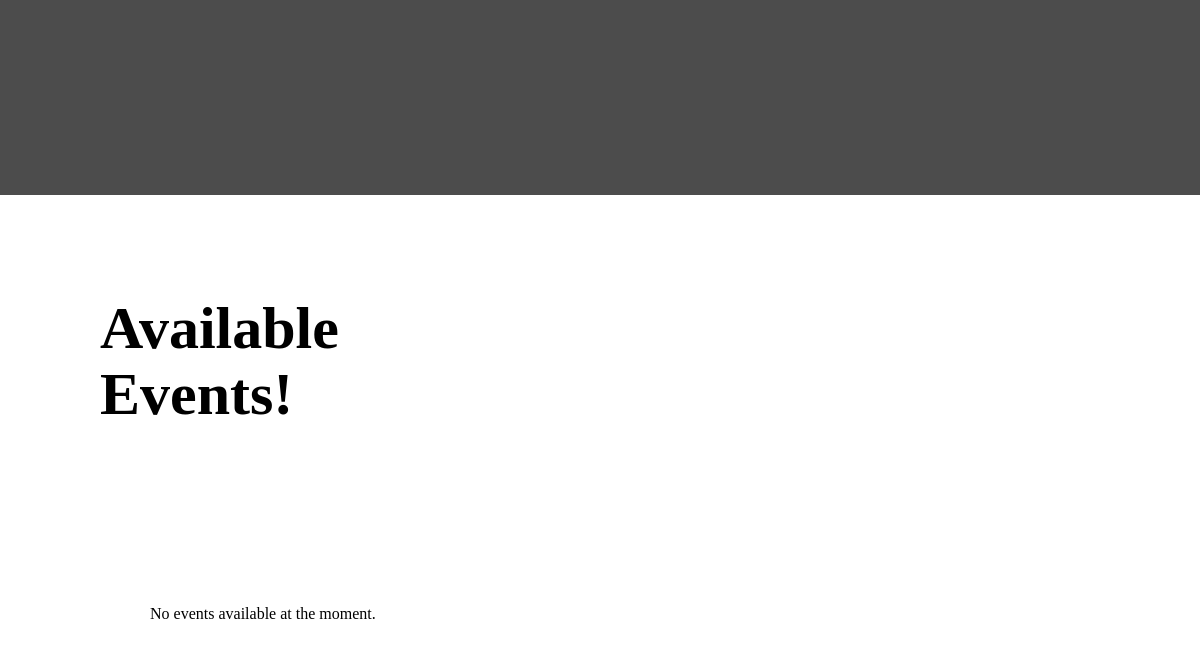
/events.php (lower part), run on an earlier commit of the app's database.
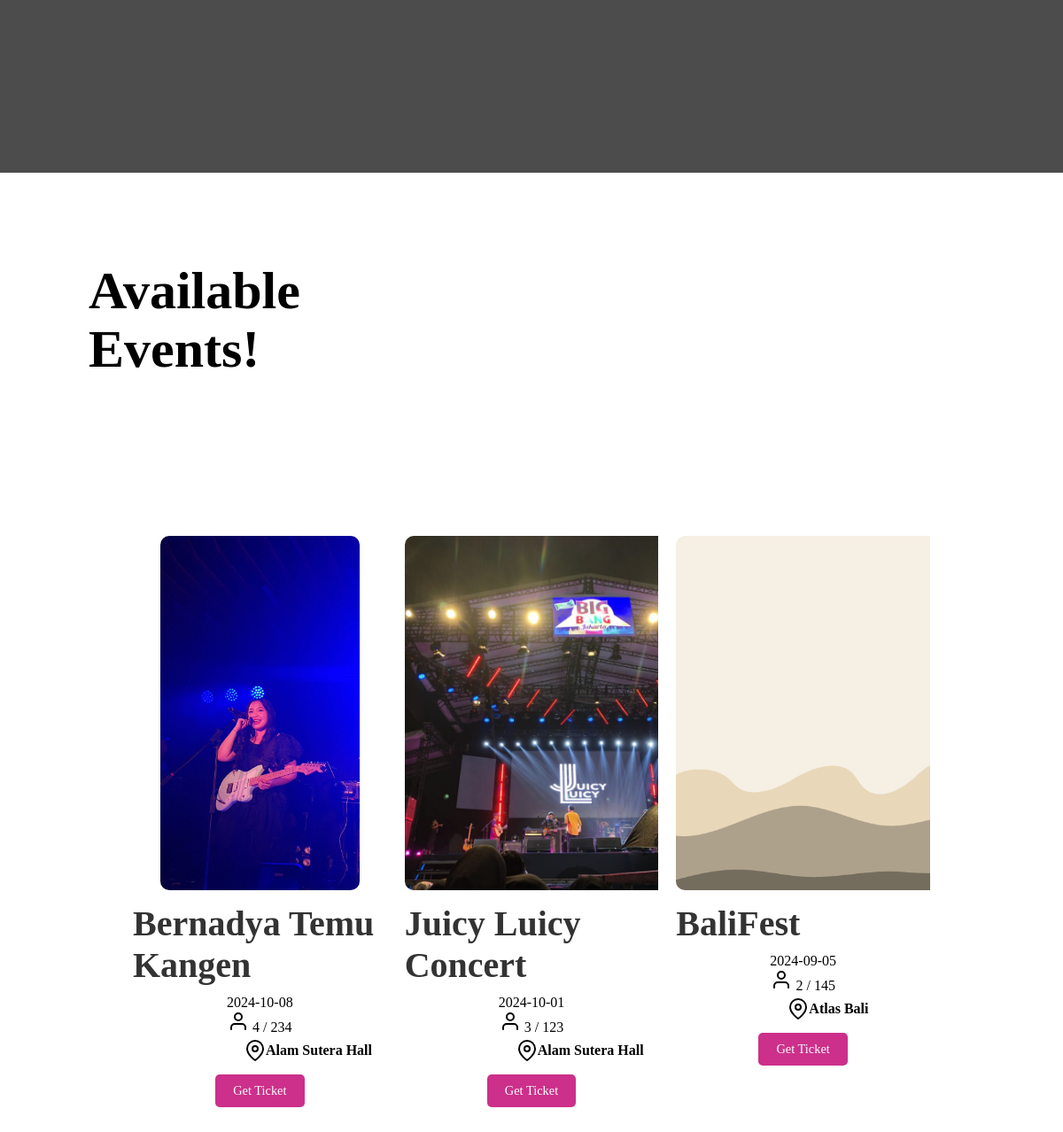
And on a later commit of the database.
### tables this page shows
CREATE TABLE `events` (
  `event_id` int(11) NOT NULL,
  `event_name` varchar(100) NOT NULL,
  `event_description` text DEFAULT NULL,
  `event_date` date NOT NULL,
  `event_time` time NOT NULL,
  `location` varchar(255) DEFAULT NULL,
  `max_participants` int(11) NOT NULL,
  `current_participants` int(11) DEFAULT 0,
  `status` varchar(100) DEFAULT NULL,
  `banner_image` varchar(255) DEFAULT NULL,
  `created_at` timestamp NOT NULL DEFAULT current_timestamp()
);

### events.php (the view, shortened to what this page needs)
<?php
$host = 'localhost';
$dbname = 'unite';
$username = 'root';
$password = '';
try {
    $pdo = new PDO("mysql:host=$host;dbname=$dbname", $username, $password);
    $pdo->setAttribute(PDO::ATTR_ERRMODE, PDO::ERRMODE_EXCEPTION);
    $pdo->exec("SET NAMES 'utf8'");
} catch (PDOException $e) {
    die("Connection failed: " . $e->getMessage());
}
$stmt = $pdo->query("SELECT * FROM events");
$events = $stmt->fetchAll(PDO::FETCH_ASSOC);
?>
<!DOCTYPE html>
<html lang="en">
<head>
    <link rel="stylesheet" href="main.css">
</head>
<body>
<div class="video-wrapper">
    <video muted autoplay loop src="photos/coldplay.mp4"></video>
</div>
<div class="available">
    <h1>Available <br>Events!</h1>
</div>
<div class="event-container">
    <?php if (empty($events)): ?>
        <p>No events available at the moment.</p>
    <?php else: ?>
        <?php foreach ($events as $event): ?>
    <div class="event" data-event-id="<?php echo $event['event_id']; ?>">
        <img src="uploads/<?php echo htmlspecialchars($event['banner_image']); ?>" alt="<?php echo htmlspecialchars($event['event_name']); ?>">
        <h2 class="event-title"><?php echo htmlspecialchars($event['event_name']); ?></h2>
        <div class="event-details">
            <p class="event-date" style="font-family: SemiBold;"><?php echo htmlspecialchars($event['event_date']); ?></p>
            <p class="event-participants">
                <span class="participant-info" style="font-family: SemiBold;">
                    <i data-feather="user"></i>
                    <?php echo htmlspecialchars($event['current_participants']); ?> / <?php echo htmlspecialchars($event['max_participants']); ?>
                </span>
            </p>
        </div>
        <div class="location">
            <span class="location-info">
                <i data-feather="map-pin"></i>
                <p style="font-family: SemiBold;"><?php echo htmlspecialchars($event['location']); ?></p >
            </span>
        </div>
        <button class="get-ticket">Get Ticket</button>
    </div>
<?php endforeach; ?>
    <?php endif; ?>
</div>
</body>
</html>

### main.css (style rules this page uses)
* { margin: 0; padding: 0; box-sizing: border-box; font-family: Karla-ExtraBold; }
body { min-height: 100vh; overflow-x: hidden; transition: background-color 1s ease; }
.video-wrapper { position: relative; width: 100%; height: 88vh; overflow: hidden; }
.video-wrapper video { width: 100%; height: 88vh; object-fit: cover; }
.video-wrapper::after { content: ''; position: absolute; top: 0; left: 0; width: 100%; height: 100%; background: rgba(0, 0, 0, 0.7); }
.available h1 { line-height: 1.1; font-family: Sans-Bold; font-size: 60px; margin-top: 100px; margin-left: 100px; height: 20vh; text-align: left; display: inline-block; position: relative; }
.event-container { display: grid; grid-template-columns: repeat(3, 1fr); gap: 20px; padding: 150px; }
.event { overflow: hidden; text-align: center; }
.event img { border-radius: 10px; height: 50vh; object-fit: cover; }
.event-title { font-family: Sans-Bold; font-size: 2.5rem; margin: 10px 0; }
.event-details, .location { font-family: SemiBold; margin: 5px 0; }
.location-info { margin-left: 10.5vw; display: flex; align-items: center; }
.location-info p { margin: 0; font-weight: 600; font-size: 1rem; }
.get-ticket { font-family: SemiBold; background-color: #007bff; color: #fff; border: none; border-radius: 4px; padding: 8px 12px; cursor: pointer; transition: background-color 0.3s; font-size: 0.9rem; }
h2 { font-family: Arial, Helvetica, sans-serif; text-align: left; margin-bottom: 20px; font-size: 24px; color: #333; }

### events.php (style rules this page uses)
.get-ticket { margin-top: 10px; padding: 10px 20px; background-color: #cc308a; color: white; border: none; border-radius: 5px; cursor: pointer; }

What changed in the data, as far as the page shows it:
added events: banner_image (picture), event_name "Bernadya Temu Kangen", event_date "2024-10-08", current_participants "4", max_participants "234", location "Alam Sutera Hall"
added events: banner_image (picture), event_name "Juicy Luicy Concert", event_date "2024-10-01", current_participants "3", max_participants "123", location "Alam Sutera Hall"
added events: banner_image (picture), event_name "BaliFest", event_date "2024-09-05", current_participants "2", max_participants "145", location "Atlas Bali"
Also different on the page:
text no longer shown: "No events available at the moment."
